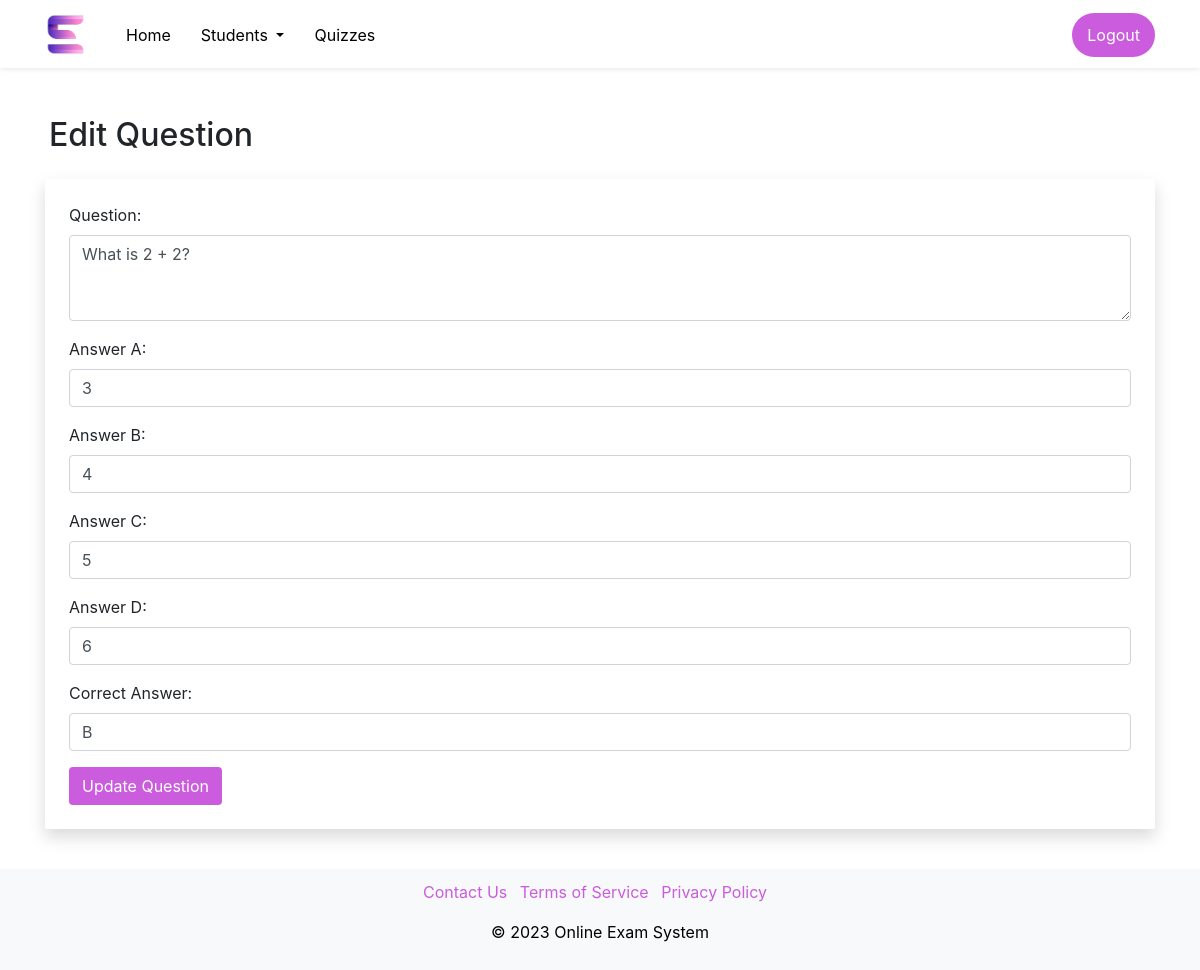
/oes_test/edit_question.php?id=1, run on the app's committed database.
### tables this page shows
CREATE TABLE `questions` (
  `id` int(11) NOT NULL,
  `subject` varchar(255) NOT NULL,
  `class` varchar(255) NOT NULL,
  `question` text NOT NULL,
  `answerA` varchar(255) NOT NULL,
  `answerB` varchar(255) NOT NULL,
  `answerC` varchar(255) NOT NULL,
  `answerD` varchar(255) NOT NULL,
  `correctAnswer` varchar(1) NOT NULL,
  `topic_id` int(11) DEFAULT NULL
);

### oes_test/edit_question.php (the view, shortened to what this page needs)
<?php
include("connection.php");
if (isset($_GET['id'])) {
    $questionId = $_GET['id'];
    $sql = "SELECT * FROM questions WHERE id = '$questionId'";
    $result = $conn->query($sql);
    if ($result->num_rows == 1) {
        $row = $result->fetch_assoc();
        $question = $row['question'];
        $answerA = $row['answerA'];
        $answerB = $row['answerB'];
        $answerC = $row['answerC'];
        $answerD = $row['answerD'];
        $correctAnswer = $row['correctAnswer'];
    } else {
        echo "Question not found.";
        exit;
    }
} else {
    echo "Question ID not provided.";
    exit;
}
?>
<!DOCTYPE html>
<html lang="en">
<head><meta charset="UTF-8">
<link rel="stylesheet" href="https://maxcdn.bootstrapcdn.com/bootstrap/4.5.2/css/bootstrap.min.css">
<body>
    <nav class="navbar navbar-expand-lg navbar-white bg-white shadow-sm sticky-top">
        <div class="container">
            <a class="navbar-brand" href="#">
                <img src="favicon.png" alt="Icon">
            </a>
            <div class="collapse navbar-collapse" id="navbarNav">
                <ul class="navbar-nav">
                    <li class="nav-item">
                        <a class="nav-link" href="admin_dashboard.php">Home</a>
                    </li>
                    <li class="nav-item dropdown">
                        <a class="nav-link dropdown-toggle" href="#" role="button" data-bs-toggle="dropdown"
                            aria-expanded="false">
                            Students
                        </a>
                    </li>
                    <li class="nav-item">
                        <a class="nav-link" href="manage_topics_questions.php">Quizzes</a>
                    </li>
                </ul>
                <ul class="navbar-nav ml-auto">
                    <li class="nav-item">
                        <a class="nav-link register-btn" href="logout.php">Logout</a>
                    </li>
                </ul>
            </div>
        </div>
    </nav>
   <div class="content">
   <div class="container mt-5 ">
   <h2 class="pl-1 mb-4">Edit Question</h2>
<div class="shadow p-4">
<form method="post">
    <div class="form-group">
        <label for="question">Question:</label>
        <textarea class="form-control" id="question" name="question" rows="3"><?php echo $question; ?></textarea>
    </div>
    <div class="form-group">
        <label for="answerA">Answer A:</label>
        <input type="text" class="form-control" id="answerA" name="answerA" value="<?php echo $answerA; ?>">
    </div>
    <div class="form-group">
        <label for="answerB">Answer B:</label>
        <input type="text" class="form-control" id="answerB" name="answerB" value="<?php echo $answerB; ?>">
    </div>
    <div class="form-group">
        <label for="answerC">Answer C:</label>
        <input type="text" class="form-control" id="answerC" name="answerC" value="<?php echo $answerC; ?>">
    </div>
    <div class="form-group">
        <label for="answerD">Answer D:</label>
        <input type="text" class="form-control" id="answerD" name="answerD" value="<?php echo $answerD; ?>">
    </div>
    <div class="form-group">
        <label for="correctAnswer">Correct Answer:</label>
        <input type="text" class="form-control" id="correctAnswer" name="correctAnswer" value="<?php echo $correctAnswer; ?>">
    </div>
    <button type="submit" class="btn colored-btn">Update Question</button>
</form></div>
    </div></div>
    <div class="footer">
        <div class="container">
            <ul class="list-inline">
                <li class="list-inline-item"><a href="#">Contact Us</a></li>
                <li class="list-inline-item"><a href="#">Terms of Service</a></li>
                <li class="list-inline-item"><a href="#">Privacy Policy</a></li>
            </ul>
            <p>&copy; 2023 Online Exam System</p>
        </div>
    </div>
</body>
</html>

### oes_test/edit_question.php (style rules this page uses)
html, body { height: 100%; margin: 0; }
body { display: flex; flex-direction: column; }
.content { flex-grow: 1; }
.footer { background-color: #f8f9fa; padding: 10px 0; text-align: center; }
.navbar .navbar-brand { display: flex; align-items: center; }
.navbar .navbar-brand img { width: 40px; margin-right: 10px; }
.container { margin-top: 1px; }
.footer { color: black; padding: 1px 2; text-align: center; margin-top: 40px; }
.footer ul { list-style: none; padding: 0; }
.footer ul li { display: inline; margin-right: 10px; }
.navbar-brand { color: black; transition: color 0.4s; }
.navbar-nav .nav-link { color: black; transition: color 0.4s; }
.navbar-nav .nav-link:hover, .navbar-brand:hover, .colored, .footer a { color: #ca5cdd; }
.navbar-nav .register-btn, .colored-btn { background-color: #ca5cdd; color: white; transition: background-color 0.3s, color 0.4s; }
.navbar-nav .register-btn { border-radius: 30px; }
.nav-link { padding: 10px 40px; }
.navbar-expand-lg .navbar-nav .nav-link { padding: 10px 15px; }

### data on the page
questions: question "What is 2 + 2?", answerA "3", answerB "4", answerC "5", answerD "6", correctAnswer "B"
